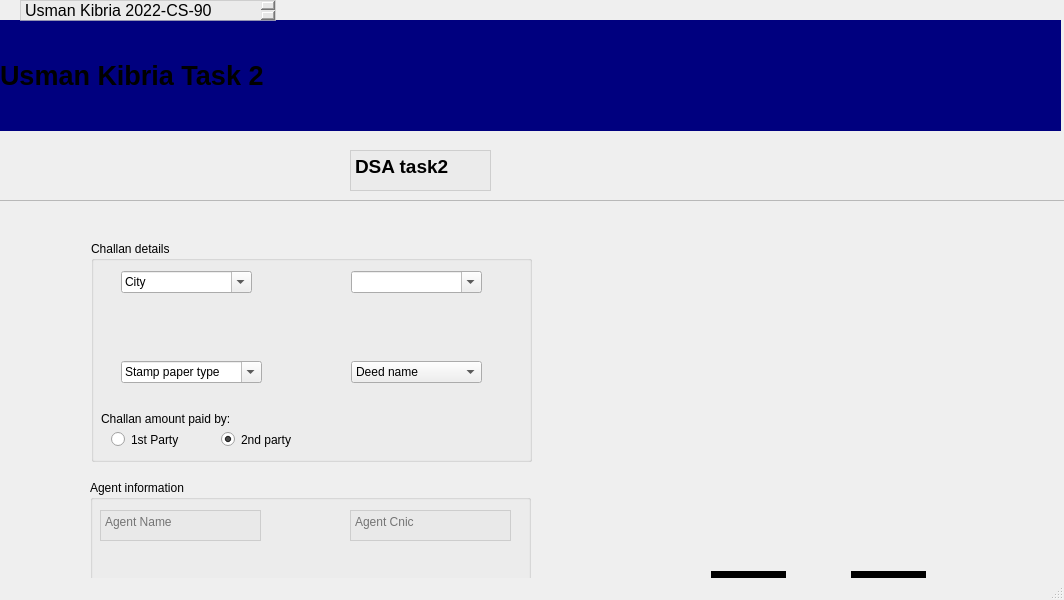
<?xml version="1.0" encoding="UTF-8"?>
<ui version="4.0">
 <class>MainWindow</class>
 <widget class="QMainWindow" name="MainWindow">
  <property name="geometry">
   <rect>
    <x>0</x>
    <y>0</y>
    <width>1064</width>
    <height>600</height>
   </rect>
  </property>
  <property name="windowTitle">
   <string>MainWindow</string>
  </property>
  <widget class="QWidget" name="centralwidget">
   <widget class="QLabel" name="label">
    <property name="geometry">
     <rect>
      <x>0</x>
      <y>20</y>
      <width>1061</width>
      <height>111</height>
     </rect>
    </property>
    <property name="font">
     <font>
      <pointsize>20</pointsize>
      <weight>75</weight>
      <bold>true</bold>
     </font>
    </property>
    <property name="autoFillBackground">
     <bool>false</bool>
    </property>
    <property name="styleSheet">
     <string notr="true">background-color:rgb(0, 0, 127)</string>
    </property>
    <property name="text">
     <string>Usman Kibria Task 2</string>
    </property>
   </widget>
   <widget class="QTextBrowser" name="textBrowser">
    <property name="geometry">
     <rect>
      <x>20</x>
      <y>0</y>
      <width>256</width>
      <height>21</height>
     </rect>
    </property>
    <property name="styleSheet">
     <string notr="true">background-color:rgba(230, 230, 230, 50%)</string>
    </property>
    <property name="html">
     <string>&lt;!DOCTYPE HTML PUBLIC &quot;-//W3C//DTD HTML 4.0//EN&quot; &quot;http://www.w3.org/TR/REC-html40/strict.dtd&quot;&gt;
&lt;html&gt;&lt;head&gt;&lt;meta name=&quot;qrichtext&quot; content=&quot;1&quot; /&gt;&lt;style type=&quot;text/css&quot;&gt;
p, li { white-space: pre-wrap; }
&lt;/style&gt;&lt;/head&gt;&lt;body style=&quot; font-family:'MS Shell Dlg 2'; font-size:8.25pt; font-weight:400; font-style:normal;&quot;&gt;
&lt;p style=&quot; margin-top:0px; margin-bottom:0px; margin-left:0px; margin-right:0px; -qt-block-indent:0; text-indent:0px;&quot;&gt;&lt;span style=&quot; font-size:12pt;&quot;&gt;Usman Kibria 2022-CS-90&lt;/span&gt;&lt;/p&gt;&lt;/body&gt;&lt;/html&gt;</string>
    </property>
   </widget>
   <widget class="QTextEdit" name="textEdit">
    <property name="geometry">
     <rect>
      <x>350</x>
      <y>150</y>
      <width>141</width>
      <height>41</height>
     </rect>
    </property>
    <property name="styleSheet">
     <string notr="true">background-color:rgba(230, 230, 230, 50%)</string>
    </property>
    <property name="html">
     <string>&lt;!DOCTYPE HTML PUBLIC &quot;-//W3C//DTD HTML 4.0//EN&quot; &quot;http://www.w3.org/TR/REC-html40/strict.dtd&quot;&gt;
&lt;html&gt;&lt;head&gt;&lt;meta name=&quot;qrichtext&quot; content=&quot;1&quot; /&gt;&lt;style type=&quot;text/css&quot;&gt;
p, li { white-space: pre-wrap; }
&lt;/style&gt;&lt;/head&gt;&lt;body style=&quot; font-family:'MS Shell Dlg 2'; font-size:8.25pt; font-weight:400; font-style:normal;&quot;&gt;
&lt;p style=&quot; margin-top:0px; margin-bottom:0px; margin-left:0px; margin-right:0px; -qt-block-indent:0; text-indent:0px;&quot;&gt;&lt;span style=&quot; font-size:14pt; font-weight:600;&quot;&gt;DSA task2&lt;/span&gt;&lt;/p&gt;&lt;/body&gt;&lt;/html&gt;</string>
    </property>
   </widget>
   <widget class="QScrollArea" name="scrollArea">
    <property name="geometry">
     <rect>
      <x>-60</x>
      <y>200</y>
      <width>1151</width>
      <height>741</height>
     </rect>
    </property>
    <property name="acceptDrops">
     <bool>true</bool>
    </property>
    <property name="widgetResizable">
     <bool>true</bool>
    </property>
    <widget class="QWidget" name="scrollAreaWidgetContents">
     <property name="geometry">
      <rect>
       <x>0</x>
       <y>0</y>
       <width>1149</width>
       <height>739</height>
      </rect>
     </property>
     <widget class="QGroupBox" name="groupBox">
      <property name="geometry">
       <rect>
        <x>150</x>
        <y>40</y>
        <width>441</width>
        <height>221</height>
       </rect>
      </property>
      <property name="title">
       <string>Challan details</string>
      </property>
      <widget class="QComboBox" name="Tehsil">
       <property name="geometry">
        <rect>
         <x>260</x>
         <y>30</y>
         <width>131</width>
         <height>22</height>
        </rect>
       </property>
       <property name="editable">
        <bool>true</bool>
       </property>
      </widget>
      <widget class="QComboBox" name="City">
       <property name="geometry">
        <rect>
         <x>30</x>
         <y>30</y>
         <width>131</width>
         <height>22</height>
        </rect>
       </property>
       <property name="accessibleName">
        <string/>
       </property>
       <property name="editable">
        <bool>true</bool>
       </property>
       <property name="currentText">
        <string>City</string>
       </property>
       <item>
        <property name="text">
         <string>City</string>
        </property>
       </item>
       <item>
        <property name="text">
         <string extracomment="Select City">Lahore</string>
        </property>
       </item>
       <item>
        <property name="text">
         <string>Faisalabad</string>
        </property>
       </item>
       <item>
        <property name="text">
         <string>Sialkot</string>
        </property>
       </item>
      </widget>
      <widget class="QComboBox" name="comboBox_3">
       <property name="geometry">
        <rect>
         <x>260</x>
         <y>120</y>
         <width>131</width>
         <height>22</height>
        </rect>
       </property>
       <item>
        <property name="text">
         <string>Deed name</string>
        </property>
       </item>
       <item>
        <property name="text">
         <string>AGREEMENT RELATING TO DEPOSIT OF TITLE DEEDS, PAWN OR PLEDGE - 6(a)</string>
        </property>
       </item>
       <item>
        <property name="text">
         <string>BILL OF EXCHANGE - 13(a)</string>
        </property>
       </item>
       <item>
        <property name="text">
         <string>SURRENDER OF LEASE - 61(b)</string>
        </property>
       </item>
       <item>
        <property name="text">
         <string>AGREEMENT OR MEMORANDUM OF AN AGREEMENT - 5(a)
</string>
        </property>
       </item>
      </widget>
      <widget class="QComboBox" name="comboBox_4">
       <property name="geometry">
        <rect>
         <x>30</x>
         <y>120</y>
         <width>141</width>
         <height>22</height>
        </rect>
       </property>
       <property name="editable">
        <bool>true</bool>
       </property>
       <item>
        <property name="text">
         <string>Stamp paper type</string>
        </property>
       </item>
       <item>
        <property name="text">
         <string>Jubicial</string>
        </property>
       </item>
       <item>
        <property name="text">
         <string>Non Judicial</string>
        </property>
       </item>
      </widget>
      <widget class="QLabel" name="label_2">
       <property name="geometry">
        <rect>
         <x>10</x>
         <y>170</y>
         <width>131</width>
         <height>16</height>
        </rect>
       </property>
       <property name="text">
        <string>Challan amount paid by:</string>
       </property>
      </widget>
      <widget class="QRadioButton" name="One">
       <property name="geometry">
        <rect>
         <x>20</x>
         <y>190</y>
         <width>82</width>
         <height>17</height>
        </rect>
       </property>
       <property name="acceptDrops">
        <bool>false</bool>
       </property>
       <property name="text">
        <string>1st Party</string>
       </property>
       <property name="checkable">
        <bool>true</bool>
       </property>
       <property name="checked">
        <bool>false</bool>
       </property>
      </widget>
      <widget class="QRadioButton" name="two">
       <property name="geometry">
        <rect>
         <x>130</x>
         <y>190</y>
         <width>82</width>
         <height>17</height>
        </rect>
       </property>
       <property name="acceptDrops">
        <bool>false</bool>
       </property>
       <property name="text">
        <string>2nd party</string>
       </property>
       <property name="checked">
        <bool>true</bool>
       </property>
      </widget>
     </widget>
     <widget class="QPushButton" name="Closebutton">
      <property name="geometry">
       <rect>
        <x>910</x>
        <y>370</y>
        <width>75</width>
        <height>23</height>
       </rect>
      </property>
      <property name="styleSheet">
       <string notr="true">QPushButton {
	border: none;
	background-color: rgb(0, 0, 0);
   color: white
}
QPushButton:hover {
	background-color: rgba(0,125,236,255);
}
QPushButton:pressed {	
	background-color: rgba(0,0,0,0);
}</string>
      </property>
      <property name="text">
       <string>Close</string>
      </property>
     </widget>
     <widget class="QPushButton" name="OK">
      <property name="geometry">
       <rect>
        <x>770</x>
        <y>370</y>
        <width>75</width>
        <height>23</height>
       </rect>
      </property>
      <property name="styleSheet">
       <string notr="true">QPushButton {
	border: none;
	background-color:rgb(0, 0, 0);
   color: white
}
QPushButton:hover {
	background-color: rgba(0,125,236,255);
}
QPushButton:pressed {	
	background-color: rgba(0,0,0,0);
}</string>
      </property>
      <property name="text">
       <string>OK</string>
      </property>
     </widget>
     <widget class="QGroupBox" name="groupBox_2">
      <property name="geometry">
       <rect>
        <x>149</x>
        <y>279</y>
        <width>441</width>
        <height>151</height>
       </rect>
      </property>
      <property name="title">
       <string>Agent information</string>
      </property>
      <widget class="QTextBrowser" name="Agentname">
       <property name="geometry">
        <rect>
         <x>10</x>
         <y>30</y>
         <width>161</width>
         <height>31</height>
        </rect>
       </property>
       <property name="cursor" stdset="0">
        <cursorShape>IBeamCursor</cursorShape>
       </property>
       <property name="autoFillBackground">
        <bool>false</bool>
       </property>
       <property name="styleSheet">
        <string notr="true">background-color:rgba(230, 230, 230, 50%)</string>
       </property>
       <property name="undoRedoEnabled">
        <bool>true</bool>
       </property>
       <property name="readOnly">
        <bool>false</bool>
       </property>
       <property name="html">
        <string>&lt;!DOCTYPE HTML PUBLIC &quot;-//W3C//DTD HTML 4.0//EN&quot; &quot;http://www.w3.org/TR/REC-html40/strict.dtd&quot;&gt;
&lt;html&gt;&lt;head&gt;&lt;meta name=&quot;qrichtext&quot; content=&quot;1&quot; /&gt;&lt;style type=&quot;text/css&quot;&gt;
p, li { white-space: pre-wrap; }
&lt;/style&gt;&lt;/head&gt;&lt;body style=&quot; font-family:'MS Shell Dlg 2'; font-size:8.25pt; font-weight:400; font-style:normal;&quot;&gt;
&lt;p style=&quot;-qt-paragraph-type:empty; margin-top:0px; margin-bottom:0px; margin-left:0px; margin-right:0px; -qt-block-indent:0; text-indent:0px;&quot;&gt;&lt;br /&gt;&lt;/p&gt;&lt;/body&gt;&lt;/html&gt;</string>
       </property>
       <property name="overwriteMode">
        <bool>false</bool>
       </property>
       <property name="placeholderText">
        <string>Agent Name</string>
       </property>
      </widget>
      <widget class="QTextBrowser" name="Agentcnic">
       <property name="geometry">
        <rect>
         <x>260</x>
         <y>30</y>
         <width>161</width>
         <height>31</height>
        </rect>
       </property>
       <property name="styleSheet">
        <string notr="true">background-color:rgba(230, 230, 230, 50%)</string>
       </property>
       <property name="placeholderText">
        <string>Agent Cnic</string>
       </property>
      </widget>
      <widget class="QTextBrowser" name="Agentcontact">
       <property name="geometry">
        <rect>
         <x>10</x>
         <y>100</y>
         <width>161</width>
         <height>31</height>
        </rect>
       </property>
       <property name="cursor" stdset="0">
        <cursorShape>IBeamCursor</cursorShape>
       </property>
       <property name="autoFillBackground">
        <bool>false</bool>
       </property>
       <property name="styleSheet">
        <string notr="true">background-color:rgba(230, 230, 230, 50%)</string>
       </property>
       <property name="undoRedoEnabled">
        <bool>true</bool>
       </property>
       <property name="readOnly">
        <bool>false</bool>
       </property>
       <property name="html">
        <string>&lt;!DOCTYPE HTML PUBLIC &quot;-//W3C//DTD HTML 4.0//EN&quot; &quot;http://www.w3.org/TR/REC-html40/strict.dtd&quot;&gt;
&lt;html&gt;&lt;head&gt;&lt;meta name=&quot;qrichtext&quot; content=&quot;1&quot; /&gt;&lt;style type=&quot;text/css&quot;&gt;
p, li { white-space: pre-wrap; }
&lt;/style&gt;&lt;/head&gt;&lt;body style=&quot; font-family:'MS Shell Dlg 2'; font-size:8.25pt; font-weight:400; font-style:normal;&quot;&gt;
&lt;p style=&quot;-qt-paragraph-type:empty; margin-top:0px; margin-bottom:0px; margin-left:0px; margin-right:0px; -qt-block-indent:0; text-indent:0px;&quot;&gt;&lt;br /&gt;&lt;/p&gt;&lt;/body&gt;&lt;/html&gt;</string>
       </property>
       <property name="overwriteMode">
        <bool>false</bool>
       </property>
       <property name="placeholderText">
        <string>Agent Contact</string>
       </property>
      </widget>
      <widget class="QTextBrowser" name="Agentemail">
       <property name="geometry">
        <rect>
         <x>260</x>
         <y>100</y>
         <width>161</width>
         <height>31</height>
        </rect>
       </property>
       <property name="cursor" stdset="0">
        <cursorShape>IBeamCursor</cursorShape>
       </property>
       <property name="autoFillBackground">
        <bool>false</bool>
       </property>
       <property name="styleSheet">
        <string notr="true">background-color:rgba(230, 230, 230, 50%)</string>
       </property>
       <property name="undoRedoEnabled">
        <bool>true</bool>
       </property>
       <property name="readOnly">
        <bool>false</bool>
       </property>
       <property name="html">
        <string>&lt;!DOCTYPE HTML PUBLIC &quot;-//W3C//DTD HTML 4.0//EN&quot; &quot;http://www.w3.org/TR/REC-html40/strict.dtd&quot;&gt;
&lt;html&gt;&lt;head&gt;&lt;meta name=&quot;qrichtext&quot; content=&quot;1&quot; /&gt;&lt;style type=&quot;text/css&quot;&gt;
p, li { white-space: pre-wrap; }
&lt;/style&gt;&lt;/head&gt;&lt;body style=&quot; font-family:'MS Shell Dlg 2'; font-size:8.25pt; font-weight:400; font-style:normal;&quot;&gt;
&lt;p style=&quot;-qt-paragraph-type:empty; margin-top:0px; margin-bottom:0px; margin-left:0px; margin-right:0px; -qt-block-indent:0; text-indent:0px;&quot;&gt;&lt;br /&gt;&lt;/p&gt;&lt;/body&gt;&lt;/html&gt;</string>
       </property>
       <property name="overwriteMode">
        <bool>false</bool>
       </property>
       <property name="placeholderText">
        <string>Agent Email</string>
       </property>
      </widget>
     </widget>
     <widget class="QGroupBox" name="groupBox_3">
      <property name="geometry">
       <rect>
        <x>160</x>
        <y>480</y>
        <width>431</width>
        <height>101</height>
       </rect>
      </property>
      <property name="title">
       <string>1st Party Information</string>
      </property>
      <widget class="QTextBrowser" name="textBrowser_2">
       <property name="geometry">
        <rect>
         <x>0</x>
         <y>20</y>
         <width>431</width>
         <height>61</height>
        </rect>
       </property>
       <property name="html">
        <string>&lt;!DOCTYPE HTML PUBLIC &quot;-//W3C//DTD HTML 4.0//EN&quot; &quot;http://www.w3.org/TR/REC-html40/strict.dtd&quot;&gt;
&lt;html&gt;&lt;head&gt;&lt;meta name=&quot;qrichtext&quot; content=&quot;1&quot; /&gt;&lt;style type=&quot;text/css&quot;&gt;
p, li { white-space: pre-wrap; }
&lt;/style&gt;&lt;/head&gt;&lt;body style=&quot; font-family:'MS Shell Dlg 2'; font-size:8.25pt; font-weight:400; font-style:normal;&quot;&gt;
&lt;p style=&quot; margin-top:0px; margin-bottom:0px; margin-left:0px; margin-right:0px; -qt-block-indent:0; text-indent:0px;&quot;&gt;&lt;span style=&quot; font-family:'RobotoDraft,Roboto,Helvetica Neue,Helvetica,Arial,sans-serif'; font-size:14pt; font-weight:296; color:#333333; background-color:#ffffff;&quot;&gt;Please add at least one First Party&lt;/span&gt;&lt;/p&gt;&lt;/body&gt;&lt;/html&gt;</string>
       </property>
      </widget>
     </widget>
    </widget>
   </widget>
  </widget>
  <widget class="QMenuBar" name="menubar">
   <property name="geometry">
    <rect>
     <x>0</x>
     <y>0</y>
     <width>1064</width>
     <height>21</height>
    </rect>
   </property>
  </widget>
  <widget class="QStatusBar" name="statusbar"/>
 </widget>
 <resources/>
 <connections/>
</ui>
